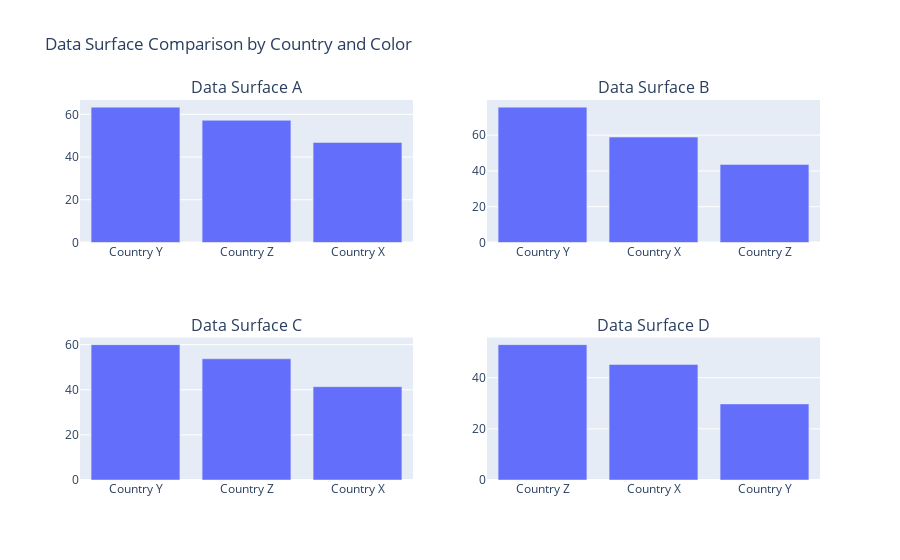

The notebook cell saved with this chart:
### Code cell
import pandas as pd
import numpy as np
import plotly.express as px
from plotly.subplots import make_subplots
import plotly.graph_objects as go

# Generate random data
np.random.seed(42)
num_rows = 100
data = {
    'Name': [f'Person {i}' for i in range(1, num_rows + 1)],
    'City': np.random.choice(['City A', 'City B', 'City C'], num_rows),
    'Country': np.random.choice(['Country X', 'Country Y', 'Country Z'], num_rows),
    'Color': np.random.choice(['Red', 'Blue', 'Green'], num_rows),
    'Build': np.random.choice(['A', 'B', 'C', 'D'], num_rows),
    'Data Surface A': np.random.randint(1, 100, num_rows),
    'Data Surface B': np.random.randint(1, 100, num_rows),
    'Data Surface C': np.random.randint(1, 100, num_rows),
    'Data Surface D': np.random.randint(1, 100, num_rows)
}

df = pd.DataFrame(data)

# Create subplots
fig = make_subplots(rows=2, cols=2, subplot_titles=['Data Surface A', 'Data Surface B', 'Data Surface C', 'Data Surface D'])

# Loop through each data column and create a grouped bar chart
data_columns = ['Data Surface A', 'Data Surface B', 'Data Surface C', 'Data Surface D']
for idx, column in enumerate(data_columns):
    row = idx // 2 + 1
    col = idx % 2 + 1
    
    grouped_data = df.groupby(['Country', 'Color'])[column].mean().reset_index()
    grouped_data = grouped_data.sort_values(by=[column], ascending=False)
    
    bar_chart = px.bar(grouped_data, x='Country', y=column, color='Color', barmode='group')
    fig.add_trace(bar_chart.data[0], row=row, col=col)
    
fig.update_layout(title='Data Surface Comparison by Country and Color', showlegend=False)
    
# Show the interactive dashboard
fig.show()

### Figure 1 — Plotly figure (JSON) as saved in the notebook; plotly's stock layout.template omitted (floating-point values rounded to 4 significant figures)
{"data": [{"alignmentgroup": "True", "hovertemplate": "Color=Green<br>Country=%{x}<br>Data Surface A=%{y}<extra></extra>", "legendgroup": "Green", "marker": {"color": "#636efa", "pattern": {"shape": ""}}, "name": "Green", "offsetgroup": "Green", "orientation": "v", "showlegend": true, "textposition": "auto", "type": "bar", "x": ["Country Y", "Country Z", "Country X"], "xaxis": "x", "y": [63.38, 57.2, 46.82], "yaxis": "y"}, {"alignmentgroup": "True", "hovertemplate": "Color=Red<br>Country=%{x}<br>Data Surface B=%{y}<extra></extra>", "legendgroup": "Red", "marker": {"color": "#636efa", "pattern": {"shape": ""}}, "name": "Red", "offsetgroup": "Red", "orientation": "v", "showlegend": true, "textposition": "auto", "type": "bar", "x": ["Country Y", "Country X", "Country Z"], "xaxis": "x2", "y": [75.67, 58.91, 43.62], "yaxis": "y2"}, {"alignmentgroup": "True", "hovertemplate": "Color=Blue<br>Country=%{x}<br>Data Surface C=%{y}<extra></extra>", "legendgroup": "Blue", "marker": {"color": "#636efa", "pattern": {"shape": ""}}, "name": "Blue", "offsetgroup": "Blue", "orientation": "v", "showlegend": true, "textposition": "auto", "type": "bar", "x": ["Country Y", "Country Z", "Country X"], "xaxis": "x3", "y": [60, 53.73, 41.36], "yaxis": "y3"}, {"alignmentgroup": "True", "hovertemplate": "Color=Green<br>Country=%{x}<br>Data Surface D=%{y}<extra></extra>", "legendgroup": "Green", "marker": {"color": "#636efa", "pattern": {"shape": ""}}, "name": "Green", "offsetgroup": "Green", "orientation": "v", "showlegend": true, "textposition": "auto", "type": "bar", "x": ["Country Z", "Country X", "Country Y"], "xaxis": "x4", "y": [52.93, 45.18, 29.75], "yaxis": "y4"}], "layout": {"annotations": [{"font": {"size": 16}, "showarrow": false, "text": "Data Surface A", "x": 0.225, "xanchor": "center", "xref": "paper", "y": 1, "yanchor": "bottom", "yref": "paper"}, {"font": {"size": 16}, "showarrow": false, "text": "Data Surface B", "x": 0.775, "xanchor": "center", "xref": "paper", "y": 1, "yanchor": "bottom", "yref": "paper"}, {"font": {"size": 16}, "showarrow": false, "text": "Data Surface C", "x": 0.225, "xanchor": "center", "xref": "paper", "y": 0.375, "yanchor": "bottom", "yref": "paper"}, {"font": {"size": 16}, "showarrow": false, "text": "Data Surface D", "x": 0.775, "xanchor": "center", "xref": "paper", "y": 0.375, "yanchor": "bottom", "yref": "paper"}], "showlegend": false, "title": {"text": "Data Surface Comparison by Country and Color"}, "xaxis": {"anchor": "y", "domain": [0, 0.45]}, "xaxis2": {"anchor": "y2", "domain": [0.55, 1]}, "xaxis3": {"anchor": "y3", "domain": [0, 0.45]}, "xaxis4": {"anchor": "y4", "domain": [0.55, 1]}, "yaxis": {"anchor": "x", "domain": [0.625, 1]}, "yaxis2": {"anchor": "x2", "domain": [0.625, 1]}, "yaxis3": {"anchor": "x3", "domain": [0, 0.375]}, "yaxis4": {"anchor": "x4", "domain": [0, 0.375]}}}
